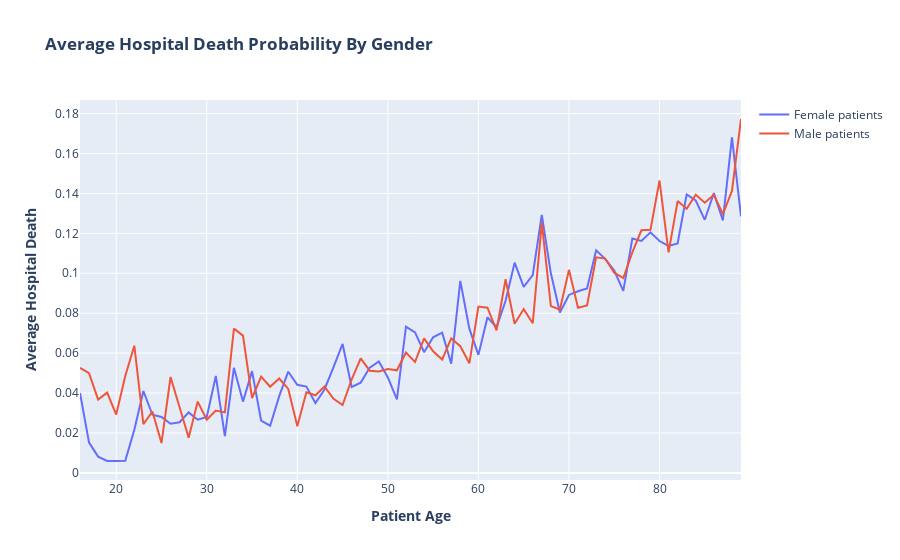

Notebook code for this chart:
### Code cell
female_age_death = (
    df[df["gender"] == "F"][["age", "hospital_death"]]
    .groupby("age")
    .mean()
    .reset_index()
)
male_age_death = (
    df[df["gender"] == "M"][["age", "hospital_death"]]
    .groupby("age")
    .mean()
    .reset_index()
)
from plotly.subplots import make_subplots

fig = make_subplots()
fig.add_trace(
    go.Scatter(
        x=female_age_death["age"], y=female_age_death["hospital_death"], name="Female patients"
    )
)
fig.add_trace(
    go.Scatter(
        x=male_age_death["age"], y=male_age_death["hospital_death"], name="Male patients"
    )
)
fig.update_layout(title_text="<b>Average Hospital Death Probability By Gender<b>")
fig.update_xaxes(title_text="<b>Patient Age<b>")
fig.update_yaxes(title_text="<b>Average Hospital Death</b>", secondary_y=False)
fig.show()

# Uncomment this code to create the HTML file to embed chart
#pio.write_html(fig, file='index.html', auto_open=True)

### Figure 1 — Plotly figure (JSON) as saved in the notebook; plotly's stock layout.template omitted (floating-point values rounded to 4 significant figures)
{"data": [{"name": "Female patients", "type": "scatter", "x": [16, 17, 18, 19, 20, 21, 22, 23, 24, 25, 26, 27, 28, 29, 30, 31, 32, 33, 34, 35, 36, 37, 38, 39, 40, 41, 42, 43, 44, 45, 46, 47, 48, 49, 50, 51, 52, 53, 54, 55, 56, 57, 58, 59, 60, 61, 62, 63, 64, 65, 66, 67, 68, 69, 70, 71, 72, 73, 74, 75, 76, 77, 78, 79, 80, 81, 82, 83, 84, 85, 86, 87, 88, 89], "y": [0.04, 0.01515, 0.00813, 0.005952, 0.005988, 0.006024, 0.02162, 0.04103, 0.02913, 0.02804, 0.02463, 0.02538, 0.0303, 0.02667, 0.02804, 0.04854, 0.01843, 0.05263, 0.03571, 0.05098, 0.02622, 0.02362, 0.03846, 0.05069, 0.04412, 0.04321, 0.03503, 0.0418, 0.05296, 0.06461, 0.04304, 0.04523, 0.05275, 0.05579, 0.0478, 0.03679, 0.07328, 0.07036, 0.06047, 0.06792, 0.07028, 0.0547, 0.09623, 0.07227, 0.05913, 0.07799, 0.07296, 0.08621, 0.1053, 0.09321, 0.09911, 0.1293, 0.1, 0.08032, 0.08915, 0.091, 0.09236, 0.1115, 0.1072, 0.1014, 0.09123, 0.1174, 0.1162, 0.1205, 0.1162, 0.1137, 0.115, 0.1395, 0.1365, 0.1268, 0.1402, 0.1265, 0.1681, 0.1285]}, {"name": "Male patients", "type": "scatter", "x": [16, 17, 18, 19, 20, 21, 22, 23, 24, 25, 26, 27, 28, 29, 30, 31, 32, 33, 34, 35, 36, 37, 38, 39, 40, 41, 42, 43, 44, 45, 46, 47, 48, 49, 50, 51, 52, 53, 54, 55, 56, 57, 58, 59, 60, 61, 62, 63, 64, 65, 66, 67, 68, 69, 70, 71, 72, 73, 74, 75, 76, 77, 78, 79, 80, 81, 82, 83, 84, 85, 86, 87, 88, 89], "y": [0.05263, 0.05, 0.03676, 0.04023, 0.02924, 0.04854, 0.06373, 0.02439, 0.03077, 0.01493, 0.04803, 0.03302, 0.01762, 0.03571, 0.02662, 0.03125, 0.0303, 0.07229, 0.06875, 0.03741, 0.04828, 0.04314, 0.04727, 0.04207, 0.02341, 0.04035, 0.03889, 0.04327, 0.03712, 0.034, 0.04678, 0.05736, 0.05119, 0.05079, 0.05205, 0.05138, 0.06031, 0.05556, 0.06739, 0.06092, 0.05682, 0.06735, 0.06344, 0.05488, 0.08333, 0.08274, 0.07137, 0.097, 0.07471, 0.08206, 0.07494, 0.1254, 0.08354, 0.08183, 0.1017, 0.0827, 0.0839, 0.108, 0.1074, 0.1003, 0.09761, 0.1105, 0.1215, 0.1218, 0.1465, 0.1105, 0.1362, 0.1324, 0.1393, 0.1354, 0.1393, 0.1296, 0.1413, 0.1773]}], "layout": {"title": {"text": "<b>Average Hospital Death Probability By Gender<b>"}, "xaxis": {"anchor": "y", "domain": [0, 1], "title": {"text": "<b>Patient Age<b>"}}, "yaxis": {"anchor": "x", "domain": [0, 1], "title": {"text": "<b>Average Hospital Death</b>"}}}}
